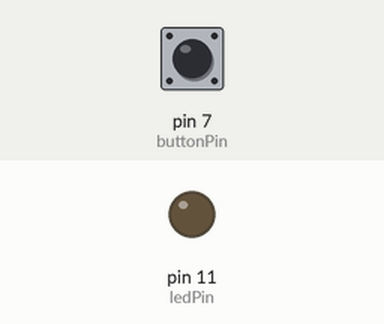
A sketch run on a simulated Arduino Uno, built with avr-gcc and run on an emulated ATmega328P. Shown: output pins drawn as LEDs (lit = HIGH). The test bench sets the inputs (shaded band); at power-on: pin 7 (buttonPin) LOW.

Above: at 1.2 s.
1.3 s: pin 7 (buttonPin) pulled HIGH for 0.15 s
At 1.37 s:
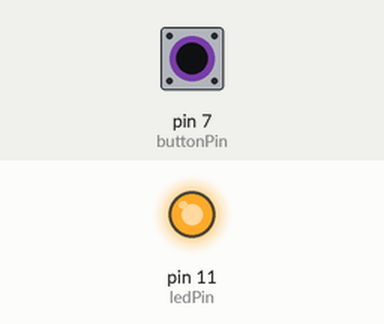
2.9 s: pin 7 (buttonPin) pulled HIGH for 3.2 s
At 7.3 s:
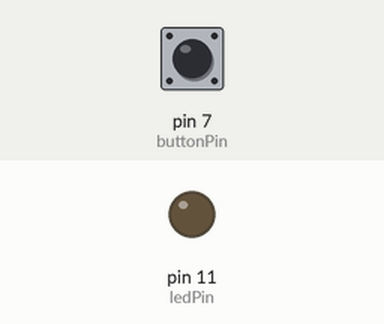
Timing chart, 0 to 8.8 s (numbered marks = the images above; inputs shaded):
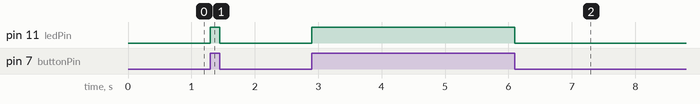

Measured:
- after the input at 1.3 s, pin 11 (ledPin): LOW → HIGH at once, → LOW 0.15 s later
- after the input at 2.9 s, pin 11 (ledPin): LOW → HIGH at once, → LOW 3.2 s later

The sketch:

test1.ino
```cpp
const int ledPin=11;
const int buttonPin=7;
int val;

void setup() {
  // put your setup code here, to run once:
 pinMode(buttonPin,INPUT);
 pinMode(ledPin,OUTPUT);
}

void loop() {
  // put your main code here, to run repeatedly:
 val=digitalRead(buttonPin);

 if(val==HIGH){
  digitalWrite(ledPin,HIGH);
//  delay(1000);
//  digitalWrite(ledPin,LOW);
//  delay(1000);
  }
  else{
    digitalWrite(ledPin,LOW);
  }
}
```
